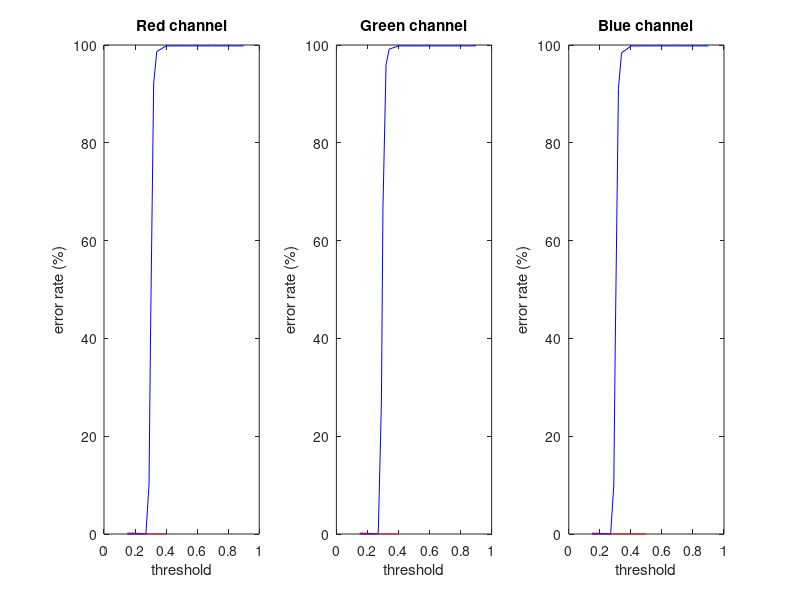

Reproduce this figure in MATLAB.
n = [0             0     33000         0  17964000;
    0.05          0     33000         0  17964000;
    0.1           0     33000         0  17964000;
    0.15          2     32998         0  17964000;
    0.2        1399     31601         0  17964000;
    0.25      19430     13570         0  17964000;
    0.255     21669     11331         1  17963999;
    0.257     22527     10473         1  17963999;
    0.260     23767      9233         1  17963999;
    0.263     24871      8129         2  17963998;
    0.265     25579      7421         3  17963997;
    0.267     26262      6738         9  17963991;
    0.27      27125      5875        19  17963981;
    0.29      31087      1913      3479  17960521;
    0.30      32095       905     22927  17941073;
    0.32      32814       186    387973  17576027;
    0.34      32971        29   2434485  15529515;
    0.4       33000         0  16694267   1269733;
    0.5       33000         0  17964000         0;
    0.6       33000         0  17964000         0;
    0.7       33000         0  17964000         0;
    0.8       33000         0  17964000         0;
    0.9       33000         0  17964000         0];

error = n(4:end, 1);
n = n(4:end,2:end);

tp = 100*n(:, 1) ./ (n(:, 1) + n(:, 3));
fp = 100*n(:, 3) ./ (n(:, 1) + n(:, 3));
fn = 100*n(:, 2) ./ (n(:, 2) + n(:, 4));
tn = 100*n(:, 4) ./ (n(:, 2) + n(:, 4));

subplot(1,3,1), plot(error, fn, 'r', error, fp, 'b')
xlabel('threshold')
ylabel('error rate (%)')
title('Red channel')

 tann_red = [error, tp, fn, fp, tn]
%% ======================================================
%======================================================
%======================================================


n = [0         0     33000         0  17964000;
    0.500         0     33000         0  17964000;
    0.100         0     33000         0  17964000;
    0.150        15     32985         0  17964000;
    0.200      3913     29087         0  17964000;
    0.250     23628      9372         0  17964000;
    0.255     25427      7573         1  17963999;
    0.257     26098      6902         2  17963998;
    0.260     27003      5997         2  17963998;
    0.265     28325      4675        26  17963974;
    0.267     28769      4231        54  17963946;
    0.270     29440      3560       128  17963872;
    0.290     32089       911     11858  17952142;
    0.300     32574       426     65642  17898358;
    0.320     32935        65    791569  17172431;
    0.340     32996         4   3876413  14087587;
    0.400     33000         0  17407386    556614;
    0.500     33000         0  17964000         0;
    0.600     33000         0  17964000         0;
    0.700     33000         0  17964000         0;
    0.800     33000         0  17964000         0;
    0.900     33000         0  17964000         0];

error = n(4:end, 1);
n = n(4:end,2:end);

tp = 100*n(:, 1) ./ (n(:, 1) + n(:, 3));
fp = 100*n(:, 3) ./ (n(:, 1) + n(:, 3));
fn = 100*n(:, 2) ./ (n(:, 2) + n(:, 4));
tn = 100*n(:, 4) ./ (n(:, 2) + n(:, 4));

subplot(1,3,2), plot(error, fn, 'r', error, fp, 'b')
xlabel('threshold')
ylabel('error rate (%)')
title('Green channel')



tann_green = [error, tp, fn, fp, tn]
%% ======================================================
%======================================================
%======================================================


n = [0         0     33000         0  17964000;
    0.500         0     33000         0  17964000;
    0.100         0     33000         0  17964000;
    0.150       299     32701         0  17964000;
    0.200      8956     24044         0  17964000;
    0.250     26410      6590         0  17964000;
    0.255     27613      5387         0  17964000;
    0.257     28051      4949         0  17964000;
    0.260     28651      4349         0  17964000;
    0.265     29611      3389         5  17963995;
    0.267     29942      3058        11  17963989;
    0.270     30370      2630        23  17963977;
    0.290     32163       837      3564  17960436;
    0.300     32576       424     22148  17941852;
    0.320     32899       101    337815  17626185;
    0.340     32986        14   2004641  15959359;
    0.400     33000         0  16109656   1854344;
    0.500     33000         0  17963999         1;
    0.600     33000         0  17964000         0;
    0.700     33000         0  17964000         0;
    0.800     33000         0  17964000         0;
    0.900     33000         0  17964000         0];

error = n(4:end, 1);
n = n(4:end,2:end);

tp = 100*n(:, 1) ./ (n(:, 1) + n(:, 3));
fp = 100*n(:, 3) ./ (n(:, 1) + n(:, 3));
fn = 100*n(:, 2) ./ (n(:, 2) + n(:, 4));
tn = 100*n(:, 4) ./ (n(:, 2) + n(:, 4));

subplot(1,3,3), plot(error, fn, 'r', error, fp, 'b')
xlabel('threshold')
ylabel('error rate (%)')
title('Blue channel')

tann_blue = [error, tp, fn, fp, tn]